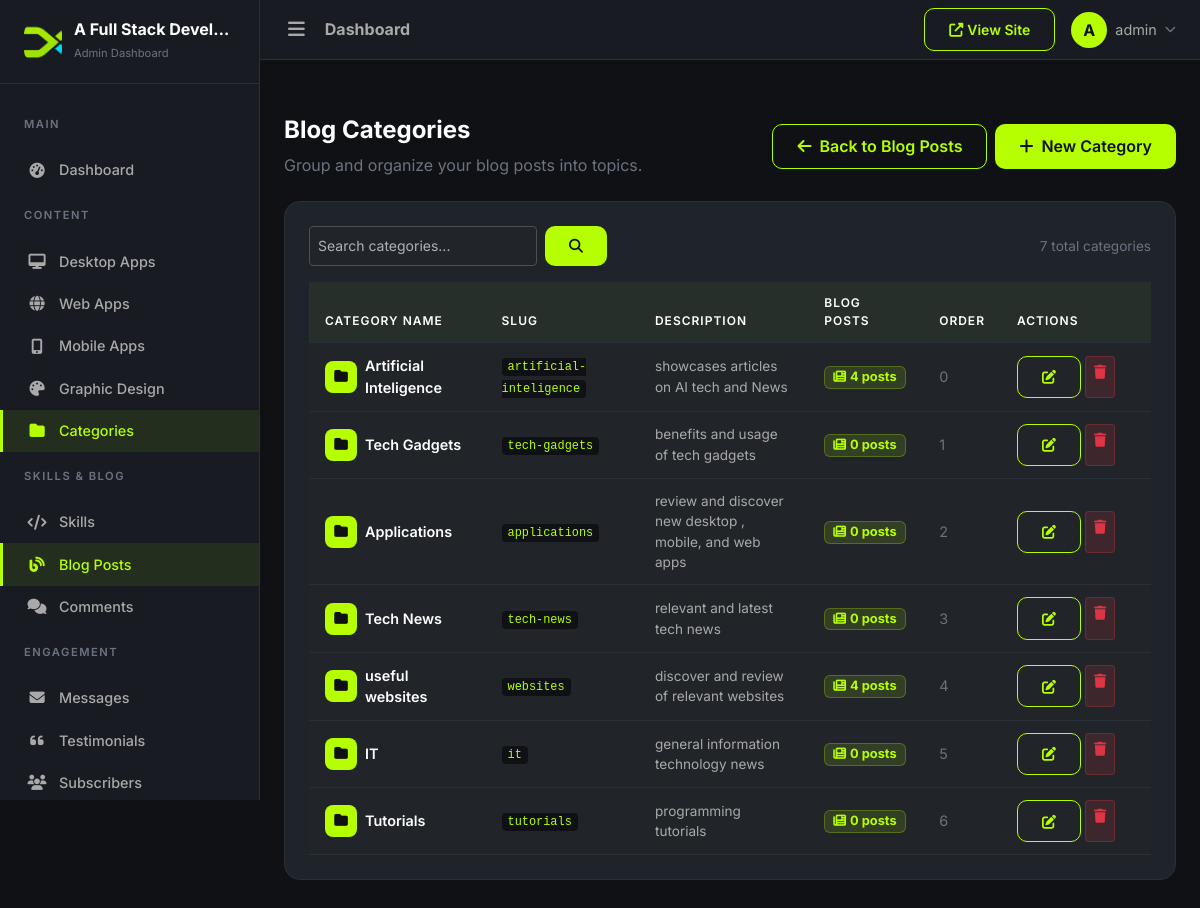
/dashboard/blog/categories/ (signed in), run on the app's committed database.
### apps/core/models.py (models this page shows, shortened)
class SiteSettings(models.Model):
    site_name = models.CharField(max_length=200, default='DevPortfolio')
    site_tagline = models.CharField(max_length=300, blank=True)
    logo = models.ImageField(upload_to='uploads/site/', blank=True, null=True)
    favicon = models.ImageField(upload_to='uploads/site/', blank=True, null=True)
    hero_title = models.CharField(max_length=300, blank=True)
    hero_subtitle = models.TextField(blank=True)
    hero_cta_text = models.CharField(max_length=100, default='View Portfolio')
    hero_cta_url = models.CharField(max_length=300, default='/portfolio/')
    about_image = models.ImageField(upload_to='uploads/site/', blank=True, null=True)
    footer_text = models.TextField(blank=True)
    meta_title = models.CharField(max_length=200, blank=True)
    meta_description = models.TextField(blank=True)
    meta_keywords = models.TextField(blank=True)
    og_image = models.ImageField(upload_to='uploads/site/', blank=True, null=True)
    google_analytics_code = models.TextField(blank=True)
    email = models.EmailField(blank=True)
    phone = models.CharField(max_length=20, blank=True)
    address = models.TextField(blank=True)
    github_url = models.URLField(blank=True)
    linkedin_url = models.URLField(blank=True)
    twitter_url = models.URLField(blank=True)
    youtube_url = models.URLField(blank=True)
    facebook_url = models.URLField(blank=True)
    instagram_url = models.URLField(blank=True)
    updated_at = models.DateTimeField(auto_now=True)
    class Meta:
        verbose_name = 'Site Settings'
        verbose_name_plural = 'Site Settings'
    @classmethod
    def load(cls):
        obj, created = cls.objects.get_or_create(pk=1)
        return obj

### apps/accounts/models.py (models this page shows, shortened)
class User(AbstractUser):
    email = models.EmailField(unique=True)
    bio = models.TextField(blank=True)
    avatar = models.ImageField(upload_to='avatars/', blank=True, null=True)
    job_title = models.CharField(max_length=200, blank=True)
    phone = models.CharField(max_length=20, blank=True)
    location = models.CharField(max_length=200, blank=True)
    website = models.URLField(blank=True)
    github = models.URLField(blank=True)
    linkedin = models.URLField(blank=True)
    twitter = models.URLField(blank=True)
    class Meta:
        verbose_name = 'User'
        verbose_name_plural = 'Users'

### apps/blog/models.py (models this page shows, shortened)
class BlogCategory(models.Model):
    name = models.CharField(max_length=100)
    slug = models.SlugField(max_length=100, unique=True)
    description = models.TextField(blank=True)
    display_order = models.PositiveIntegerField(default=0)
    class Meta:
        ordering = ['display_order']
        verbose_name = 'Blog Category'
        verbose_name_plural = 'Blog Categories'

### apps/dashboard/views.py (the view)
# urls.py: path('blog/categories/', views.BlogCategoryListView.as_view(), name='blog_category_list'),
class BlogCategoryListView(DashboardLoginRequiredMixin, ListView):
    model = BlogCategory
    template_name = 'dashboard/blog_category_list.html'
    context_object_name = 'categories'
    paginate_by = 20
    def get_queryset(self):
        qs = BlogCategory.objects.annotate(posts_count=Count('posts')).order_by('display_order', 'name')
        search = self.request.GET.get('search') or self.request.GET.get('q')
        if search:
            qs = qs.filter(name__icontains=search)
        return qs
    def get_context_data(self, **kwargs):
        context = super().get_context_data(**kwargs)
        context['search_query'] = self.request.GET.get('search') or self.request.GET.get('q') or ''
        return context

### templates/dashboard/blog_category_list.html (shortened to what this page needs)
{% extends 'dashboard/base_dashboard.html' %}
{% block content %}
<div class="page-section">
    <div class="d-flex justify-content-between align-items-center mb-4 flex-wrap gap-2">
        <div>
            <h4 class="page-title">Blog Categories</h4>
            <p style="color:var(--text-dim);margin:0;">Group and organize your blog posts into topics.</p>
        </div>
        <div class="d-flex gap-2">
            <a href="{% url 'dashboard:blog_list' %}" class="btn btn-outline-accent">
                <i class="fas fa-arrow-left me-1"></i> Back to Blog Posts
            </a>
            <button type="button" class="btn btn-accent" data-bs-toggle="modal" data-bs-target="#createCategoryModal">
                <i class="fas fa-plus me-1"></i> New Category
            </button>
        </div>
    </div>
    <div class="dashboard-card">
        <div class="d-flex justify-content-between align-items-center mb-3 flex-wrap gap-2">
            <form method="get" class="d-flex gap-2" style="max-width:400px;">
                <input type="text" name="search" class="form-control form-control-sm" placeholder="Search categories..." value="{{ search_query|default:'' }}">
                <button type="submit" class="btn btn-accent btn-sm"><i class="fas fa-search"></i></button>
            </form>
            <span style="color:var(--text-dim);font-size:0.85rem;">{{ categories.paginator.count|default:categories|length }} total categories</span>
        </div>
        <div class="table-responsive">
            <table class="table table-dashboard mb-0">
                <thead>
                    <tr>
                        <th>Category Name</th>
                        <th>Slug</th>
                        <th>Description</th>
                        <th>Blog Posts</th>
                        <th>Order</th>
                        <th style="width:150px;">Actions</th>
                    </tr>
                </thead>
                <tbody>
                    {% for category in categories %}
                    <tr>
                        <td>
                            <div class="d-flex align-items-center gap-2">
                                <div style="width:32px;height:32px;border-radius:8px;background:var(--accent);display:flex;align-items:center;justify-content:center;flex-shrink:0;">
                                    <i class="fas fa-folder" style="color:var(--bg-primary);font-size:0.85rem;"></i>
                                </div>
                                <span style="font-weight:600;color:var(--text-white);">{{ category.name }}</span>
                            </div>
                        </td>
                        <td style="color:var(--text-dim);font-size:0.85rem;">
                            <code style="background:var(--bg-primary);padding:2px 6px;border-radius:4px;color:var(--accent);">{{ category.slug }}</code>
                        </td>
                        <td style="color:var(--text-muted);font-size:0.85rem;max-width:260px;">
                            {{ category.description|default:"—"|truncatewords:12 }}
                        </td>
                        <td>
                            <a href="{% url 'dashboard:blog_list' %}?category={{ category.slug }}" class="badge" style="background:rgba(182,255,0,0.12);color:var(--accent);text-decoration:none;border:1px solid rgba(182,255,0,0.25);font-size:0.8rem;padding:4px 8px;border-radius:6px;" title="View posts in this category">
                                <i class="fas fa-newspaper me-1"></i>{{ category.posts_count|default:0 }} post{{ category.posts_count|pluralize }}
                            </a>
                        </td>
                        <td style="color:var(--text-dim);">{{ category.display_order }}</td>
                        <td>
                            <div class="d-flex gap-1">
                                <a href="{% url 'dashboard:blog_category_edit' pk=category.pk %}" class="btn btn-outline-accent btn-sm" title="Edit">
                                    <i class="fas fa-edit"></i>
                                </a>
                                <a href="{% url 'dashboard:blog_category_delete' pk=category.pk %}" class="btn btn-sm" style="background:rgba(220,53,69,0.15);color:#dc3545;border:1px solid rgba(220,53,69,0.3);" title="Delete">
                                    <i class="fas fa-trash"></i>
                                </a>
                            </div>
                        </td>
                    </tr>
                    {% endfor %}
                </tbody>
            </table>
        </div>
    </div>
</div>
{% endblock %}

### templates/dashboard/includes/sidebar.html (shortened to what this page needs)
<nav class="sidebar" id="sidebar">
    <div class="sidebar-brand">
        {% if site_settings.logo %}
        <img src="{{ site_settings.logo.url }}" alt="{{ site_settings.site_name }}" style="width:38px;height:38px;border-radius:10px;object-fit:cover;">
        {% else %}
        <div class="brand-icon"><span>D</span></div>
        {% endif %}
        <div>
            <h5>{{ site_settings.site_name|default:'DevPortfolio' }}</h5>
            <small>Admin Dashboard</small>
        </div>
    </div>
    <div class="sidebar-nav">
        <div class="nav-section">
            <div class="nav-section-title">Main</div>
        </div>
        <a href="{% url 'dashboard:dashboard_home' %}" class="nav-link {% if request.resolver_match.url_name == 'dashboard_home' %}active{% endif %}">
            <i class="fas fa-tachometer-alt"></i> Dashboard
        </a>
        <div class="nav-section">
            <div class="nav-section-title">Content</div>
        </div>
        <a href="{% url 'dashboard:app_list' %}" class="nav-link {% if '/dashboard/desktop-apps/' in request.path %}active{% endif %}">
            <i class="fas fa-desktop"></i> Desktop Apps
        </a>
        <a href="{% url 'dashboard:project_list' %}" class="nav-link {% if '/dashboard/web-apps/' in request.path %}active{% endif %}">
            <i class="fas fa-globe"></i> Web Apps
        </a>
        <a href="{% url 'dashboard:mobile_app_list' %}" class="nav-link {% if '/dashboard/mobile-apps/' in request.path %}active{% endif %}">
            <i class="fas fa-mobile-alt"></i> Mobile Apps
        </a>
        <a href="{% url 'dashboard:design_list' %}" class="nav-link {% if '/dashboard/graphic-design/' in request.path %}active{% endif %}">
            <i class="fas fa-palette"></i> Graphic Design
        </a>
        <a href="{% url 'dashboard:category_list' %}" class="nav-link {% if 'category' in request.resolver_match.url_name %}active{% endif %}">
            <i class="fas fa-folder"></i> Categories
        </a>
        <div class="nav-section">
            <div class="nav-section-title">Skills & Blog</div>
        </div>
        <a href="{% url 'dashboard:skill_list' %}" class="nav-link {% if 'skill' in request.resolver_match.url_name %}active{% endif %}">
            <i class="fas fa-code"></i> Skills
        </a>
        <a href="{% url 'dashboard:blog_list' %}" class="nav-link {% if 'blog' in request.resolver_match.url_name and 'comment' not in request.resolver_match.url_name %}active{% endif %}">
            <i class="fas fa-blog"></i> Blog Posts
        </a>
        <a href="{% url 'dashboard:comment_list' %}" class="nav-link {% if 'comment' in request.resolver_match.url_name %}active{% endif %}">
            <i class="fas fa-comments"></i> Comments
        </a>
        <div class="nav-section">
            <div class="nav-section-title">Engagement</div>
        </div>
        <a href="{% url 'dashboard:message_list' %}" class="nav-link {% if 'message' in request.resolver_match.url_name %}active{% endif %}">
            <i class="fas fa-envelope"></i> Messages
        </a>
        <a href="{% url 'dashboard:testimonial_list' %}" class="nav-link {% if 'testimonial' in request.resolver_match.url_name %}active{% endif %}">
            <i class="fas fa-quote-left"></i> Testimonials
        </a>
        <a href="{% url 'dashboard:subscriber_list' %}" class="nav-link {% if 'subscriber' in request.resolver_match.url_name %}active{% endif %}">
            <i class="fas fa-users"></i> Subscribers
        </a>
    </div>
</nav>

### templates/dashboard/includes/topbar.html (shortened to what this page needs)
<header class="topbar">
    <div class="d-flex align-items-center gap-3">
        <button class="sidebar-toggler">
            <i class="fas fa-bars"></i>
        </button>
        <h6 class="mb-0 fw-bold" style="color:var(--text-muted);">{% block topbar_title %}Dashboard{% endblock %}</h6>
    </div>
    <div class="d-flex align-items-center gap-2 gap-sm-3">
        <a href="{% url 'core:home' %}" class="btn btn-sm btn-outline-accent flex-shrink-0" target="_blank" rel="noopener" aria-label="View Site">
            <i class="fas fa-external-link-alt"></i><span class="d-none d-sm-inline ms-1">View Site</span>
        </a>
        <div class="dropdown flex-shrink-0">
            <a class="d-flex align-items-center gap-2 text-decoration-none" href="#" data-bs-toggle="dropdown" aria-label="Account menu">
                <div style="width:36px;height:36px;border-radius:50%;background:var(--accent);display:flex;align-items:center;justify-content:center;flex-shrink:0;">
                    <span style="color:var(--bg-primary);font-weight:700;">{{ request.user.first_name.0|default:request.user.username.0|upper }}</span>
                </div>
                <span class="d-none d-md-inline" style="color:var(--text-muted);font-size:0.9rem;">{{ request.user.get_short_name|default:request.user.username }}</span>
                <i class="fas fa-chevron-down d-none d-md-inline" style="font-size:0.7rem;color:var(--text-dim);"></i>
            </a>
        </div>
    </div>
</header>

### data on the page
SiteSettings: logo (picture), site_name "A Full Stack Devel…"
User: user.first_name.0 "A", user.get_short_name "admin"
BlogCategory: name "Artificial Inteligence", slug "artificial-inteligence", description "showcases articles on AI tech and News", posts_count "4", display_order "0"
BlogCategory: name "Tech Gadgets", slug "tech-gadgets", description "benefits and usage of tech gadgets", posts_count "0", display_order "1"
BlogCategory: name "Applications", slug "applications", description "review and discover new desktop , mobile, and web apps", posts_count "0", display_order "2"
BlogCategory: name "Tech News", slug "tech-news", description "relevant and latest tech news", posts_count "0", display_order "3"
BlogCategory: name "useful websites", slug "websites", description "discover and review of relevant websites", posts_count "4", display_order "4"
BlogCategory: name "IT", slug "it", description "general information technology news", posts_count "0", display_order "5"
BlogCategory: name "Tutorials", slug "tutorials", description "programming tutorials", posts_count "0", display_order "6"

### other printed values
{{ categories.paginator.count|default:categories|length }} "7"
